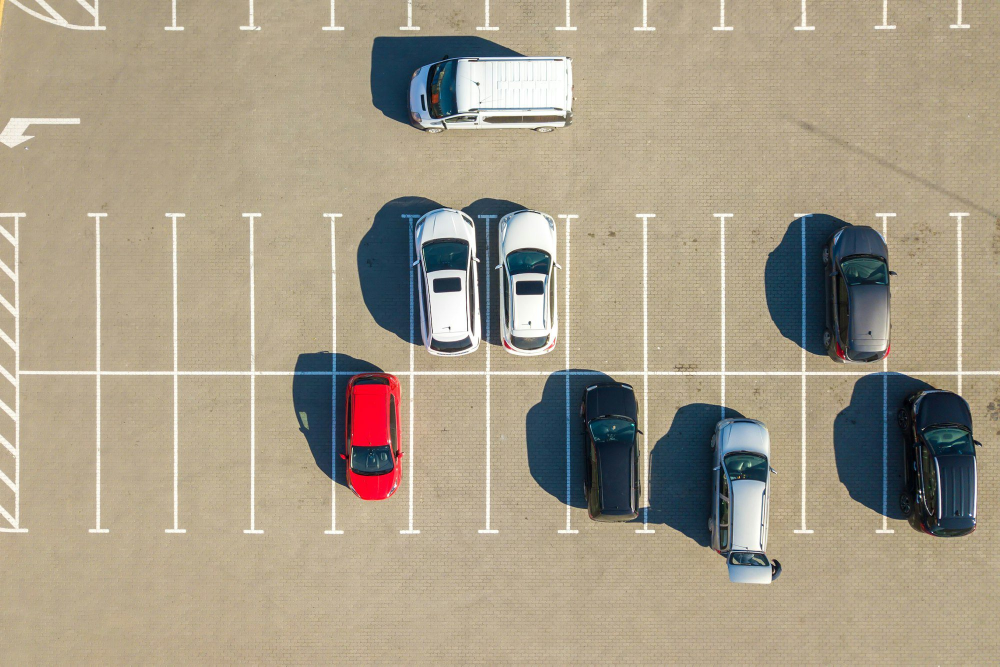
#> input picture data/test_image.jpg, 2000 x 1333 px (shown at 1/2 size)
$ python complete_calibration_tool.py
#> lines starting #> are read from the running program, lines starting #| are printed output that depends on the picture; after the words box and inside, x2 and y2 are one past the last pixel; in counts of white or black regions, pixels touching at a corner belong together
import os
os.environ['KMP_DUPLICATE_LIB_OK'] = 'TRUE'

import cv2
import json
import numpy as np

def complete_lot_calibration():
    """
    Enhanced calibration tool to map ALL parking spots in the lot
    """

    image_path = "data/test_image.jpg"
    output_json = "data/spot_layout_complete.json"

    # Load image
    image = cv2.imread(image_path)
#> image is the input picture: shape (1333, 2000, 3); mean B, G, R 135.9, 155.9, 166.4
    if image is None:
        print(f"Error: Could not load image from {image_path}")
        return False

    original_image = image.copy()
    height, width = image.shape[:2]
#> height = 1333; width = 2000

    print("=== COMPLETE PARKING LOT CALIBRATION ===")
    print(f"Image size: {width}x{height}")
#| Image size: 2000x1333
    print("\nInstructions:")
    print("1. Click 4 corners of each parking spot (clockwise from top-left)")
    print("2. Include ALL visible parking spots in the image")
    print("3. Start with top row, then move to subsequent rows")
    print("4. Press 's' to save, 'u' to undo last spot, 'r' to reset current spot")
    print("5. Press 'q' to quit")
    print("\nTip: Look for all the painted parking lines in the image!")

    spots = []
    current_polygon = []
    spot_counter = 1

    # Load existing spots if they exist
    try:
        with open("data/spot_layout.json", 'r') as f:
            existing_spots = json.load(f)
            spots.extend(existing_spots)
            spot_counter = len(spots) + 1
            print(f"Loaded {len(existing_spots)} existing spots")
    except:
        print("Starting fresh calibration")

    def draw_interface():
        display = original_image.copy()

        # Draw completed spots
        for i, spot in enumerate(spots):
            pts = np.array(spot["polygon"], dtype=np.int32)

            # Different colors for different rows/areas
            if i < 10:
                color = (0, 255, 0)  # Green for first row
            elif i < 20:
                color = (0, 165, 255)  # Orange for second row
            else:
                color = (255, 0, 255)  # Magenta for additional spots

            cv2.polylines(display, [pts], True, color, 2)
            cv2.fillPoly(display, [pts], (*color, 30))

            # Add spot label
            center_x = int(np.mean([p[0] for p in spot["polygon"]]))
            center_y = int(np.mean([p[1] for p in spot["polygon"]]))
            cv2.putText(display, spot["id"], (center_x-15, center_y),
                       cv2.FONT_HERSHEY_SIMPLEX, 0.5, (255, 255, 255), 2)

        # Draw current polygon in progress
        if len(current_polygon) > 0:
            for i, point in enumerate(current_polygon):
                cv2.circle(display, tuple(point), 5, (0, 255, 255), -1)
                cv2.putText(display, str(i+1), (point[0]+10, point[1]),
                           cv2.FONT_HERSHEY_SIMPLEX, 0.5, (0, 255, 255), 2)

            if len(current_polygon) >= 2:
                pts = np.array(current_polygon, dtype=np.int32)
                cv2.polylines(display, [pts], False, (0, 255, 255), 2)

                # Show preview of completed rectangle
                if len(current_polygon) == 3:
                    # Predict 4th point to complete rectangle
                    p1, p2, p3 = current_polygon
                    p4 = [p1[0] + p3[0] - p2[0], p1[1] + p3[1] - p2[1]]
                    preview_pts = np.array([p1, p2, p3, p4], dtype=np.int32)
                    cv2.polylines(display, [preview_pts], True, (255, 255, 0), 1)

        # Instructions overlay
        instructions = [
            f"Calibrating spot: {spot_counter}",
            f"Points clicked: {len(current_polygon)}/4",
            f"Total spots: {len(spots)}",
            "",
            "Controls:",
            "s = Save & Exit",
            "u = Undo last spot",
            "r = Reset current",
            "q = Quit without saving"
        ]

        # Semi-transparent background for text
        overlay = display.copy()
        cv2.rectangle(overlay, (10, 10), (300, 250), (0, 0, 0), -1)
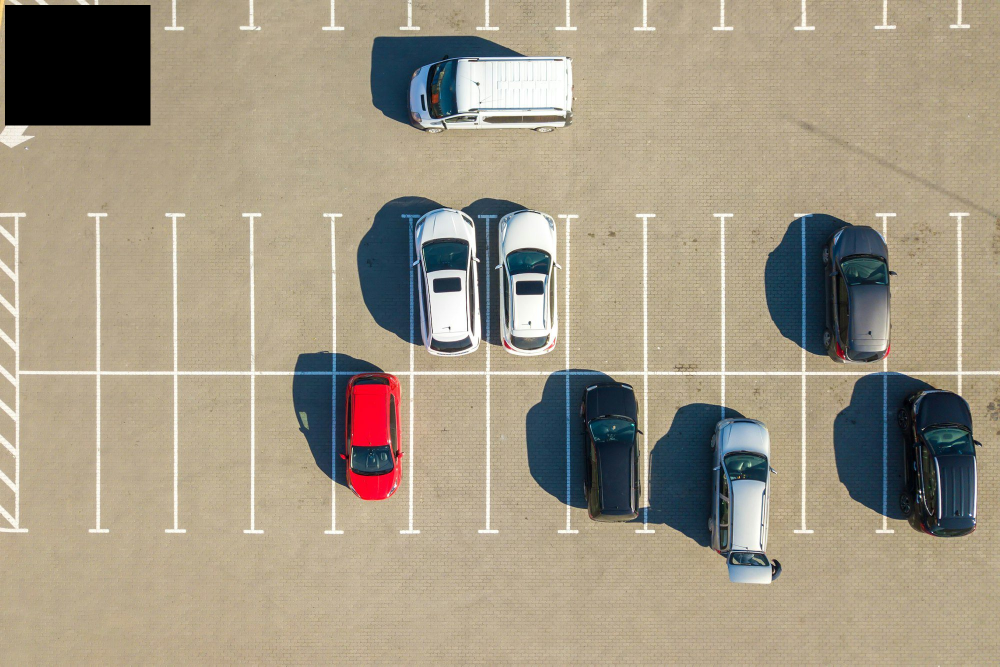
#> overlay: shape (1333, 2000, 3) (shown at 1/2 size); 2.63% of pixels changed, all inside (x1, y1, x2, y2) = (10, 10, 301, 251)
        cv2.addWeighted(overlay, 0.7, display, 0.3, 0, display)
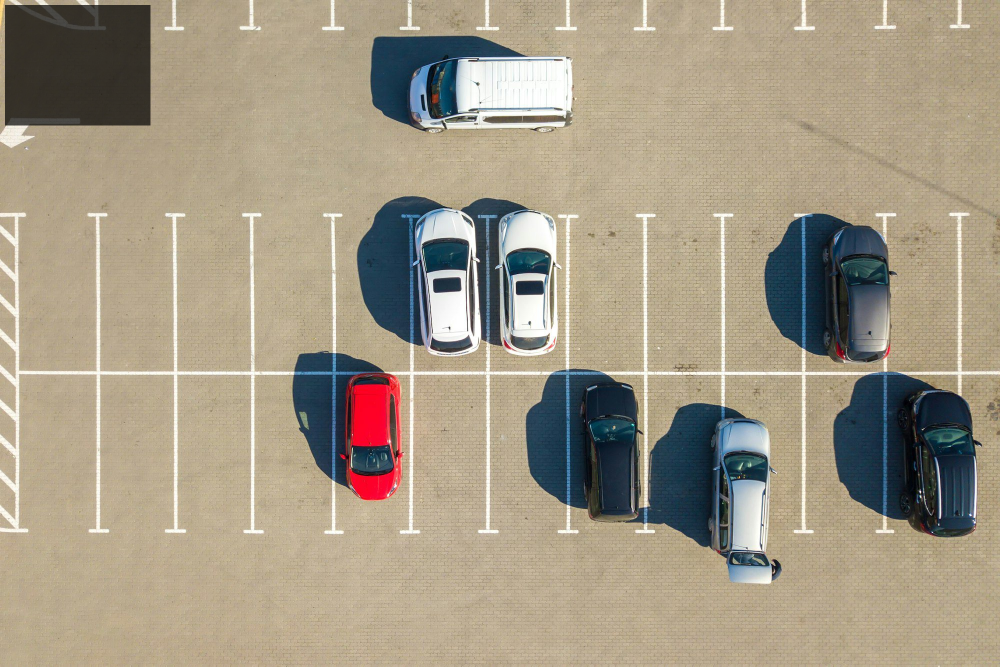
#> display: shape (1333, 2000, 3) (shown at 1/2 size); 2.63% of pixels changed, all inside (x1, y1, x2, y2) = (10, 10, 301, 251)

        y_pos = 30
        for instruction in instructions:
            color = (255, 255, 255) if instruction != "" else (255, 255, 255)
            cv2.putText(display, instruction, (20, y_pos),
                       cv2.FONT_HERSHEY_SIMPLEX, 0.5, color, 1)
            y_pos += 25
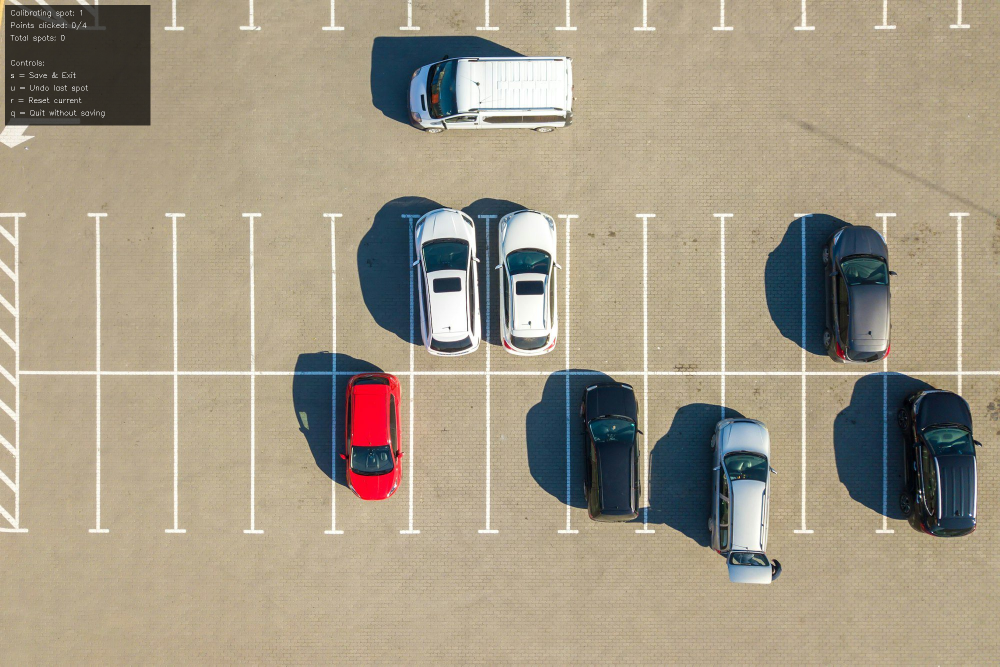
#> display: shape (1333, 2000, 3) (shown at 1/2 size); 0.08% of pixels changed, all inside (x1, y1, x2, y2) = (21, 19, 209, 235)
#> after the loop, y_pos = 255

        return display

    def mouse_callback(event, x, y, flags, param):
        nonlocal current_polygon, spot_counter

        if event == cv2.EVENT_LBUTTONDOWN:
            current_polygon.append([x, y])
            print(f"Point {len(current_polygon)}: ({x}, {y})")

            if len(current_polygon) == 4:
                # Complete the spot
                spot_id = f"spot_{spot_counter}"
                spots.append({
                    "id": spot_id,
                    "polygon": current_polygon.copy()
                })
                print(f"✓ Added {spot_id}")
                current_polygon = []
                spot_counter += 1

    # Set up window
    cv2.namedWindow("Complete Lot Calibration", cv2.WINDOW_NORMAL)
    cv2.resizeWindow("Complete Lot Calibration", min(1200, width), min(800, height))
    cv2.setMouseCallback("Complete Lot Calibration", mouse_callback)

    # Main loop
    while True:
        display = draw_interface()
        cv2.imshow("Complete Lot Calibration", display)

        key = cv2.waitKey(1) & 0xFF
#> (key q is pressed here)

        if key == ord('q'):
            print("Calibration cancelled")
            break
        elif key == ord('s'):
            if len(spots) > 0:
                with open(output_json, 'w') as f:
                    json.dump(spots, f, indent=2)
                print(f"✓ Saved {len(spots)} spots to {output_json}")

                # Also update the main spot layout file
                with open("data/spot_layout.json", 'w') as f:
                    json.dump(spots, f, indent=2)
                print("✓ Updated data/spot_layout.json")

                break
            else:
                print("No spots to save!")
        elif key == ord('r'):
            current_polygon = []
            print("Reset current polygon")
        elif key == ord('u'):
            if len(spots) > 0:
                removed = spots.pop()
                spot_counter -= 1
                print(f"Removed {removed['id']}")
            else:
                print("No spots to undo!")

    cv2.destroyAllWindows()

    # Generate mapping suggestions
    if len(spots) > 0:
        print(f"\n=== CALIBRATION COMPLETE ===")
        print(f"Total spots mapped: {len(spots)}")
        print("\nSpot distribution:")

        # Analyze spot positions to suggest grouping
        y_positions = []
        for spot in spots:
            avg_y = np.mean([p[1] for p in spot["polygon"]])
            y_positions.append(avg_y)

        if y_positions:
            y_positions.sort()
            print(f"Y-coordinate range: {int(min(y_positions))} to {int(max(y_positions))}")

        print("\nNext steps:")
        print("1. Test detection: python spotection_system.py")
        print("2. Run debug if needed: python debug_spotection.py")
        print("3. Start web server: python webapp/spotection_web_api.py")

        return True

    return False

def suggest_grid_spots():
    """Helper function to suggest spot coordinates based on common grid patterns"""

    print("\n=== GRID PATTERN SUGGESTIONS ===")
    print("If your parking lot follows a regular grid pattern, here are some templates:")
    print("\nStandard parking spot size: ~70x80 pixels")
    print("Common patterns:")
    print("- Two rows of 10-12 spots each")
    print("- Three rows of 7-8 spots each")
    print("- Single row of 15-20 spots")

    # You could extend this to automatically generate grid patterns
    # based on image analysis, but manual calibration is more accurate

if __name__ == "__main__":
    success = complete_lot_calibration()
    if not success:
        suggest_grid_spots()
